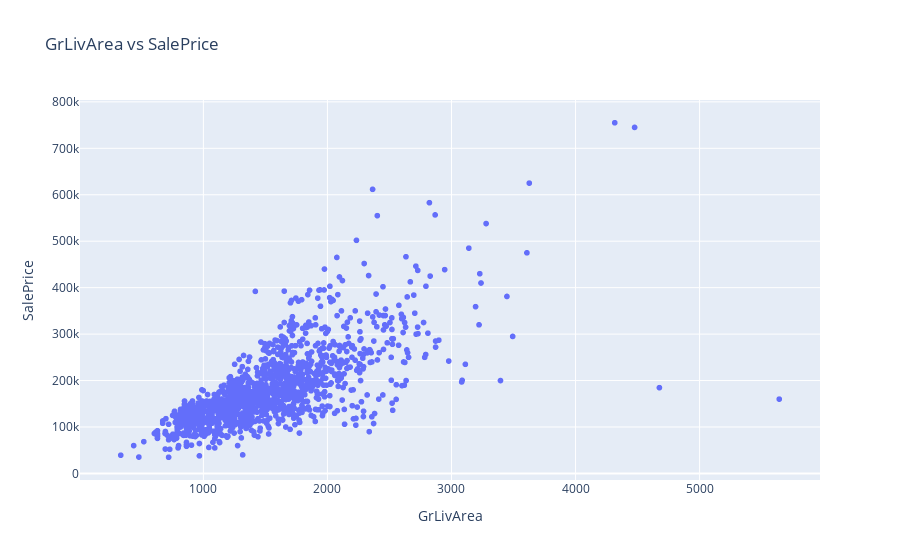

Notebook cell for this chart:
### Markdown cell above
GrLivArea: Above grade (ground) living area square feet

### Code cell
if SHOW_GRAPHS:
    fig = px.scatter(train_data, x='GrLivArea', y='SalePrice', title='GrLivArea vs SalePrice')
    fig.show()

### Figure 1 — Plotly figure (JSON) as saved in the notebook; plotly's stock layout.template omitted (floating-point values rounded to 4 significant figures; data arrays with more than 128 entries replaced by an {"elided": "..."} marker saying what was removed)
{"data": [{"hovertemplate": "GrLivArea=%{x}<br>SalePrice=%{y}<extra></extra>", "legendgroup": "", "marker": {"color": "#636efa", "symbol": "circle"}, "mode": "markers", "name": "", "showlegend": false, "type": "scattergl", "x": {"elided": "1460 int values"}, "xaxis": "x", "y": {"elided": "1460 int values"}, "yaxis": "y"}], "layout": {"legend": {"tracegroupgap": 0}, "title": {"text": "GrLivArea vs SalePrice"}, "xaxis": {"anchor": "y", "domain": [0, 1], "title": {"text": "GrLivArea"}}, "yaxis": {"anchor": "x", "domain": [0, 1], "title": {"text": "SalePrice"}}}}
